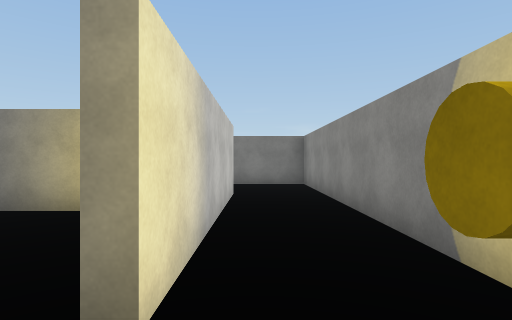
View 1 (above)

23 first-person views from a walk through a scene from a Unity 3-D project. The camera is 1.5 m above the floor, looks level and sees 80° across. The floor is counted in squares, 2 m on a side. Each view is taken from the middle of a square. On the plan, view 1 faces up. The plan holds only what a view shows up to about 10 squares ahead; the rest is blank. The player is left out. Surface patterns are stand-ins for the level's own textures.

View 2
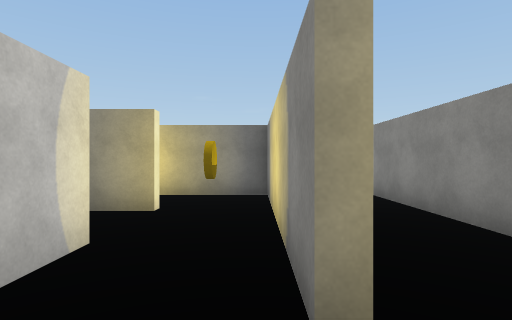

View 3
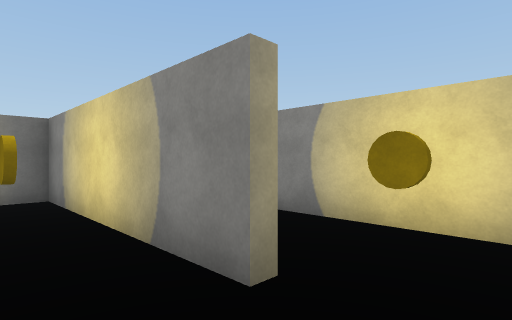

View 4
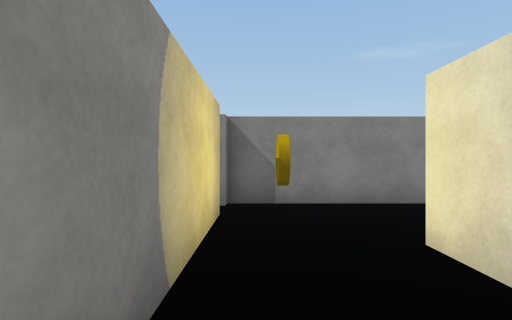

View 5
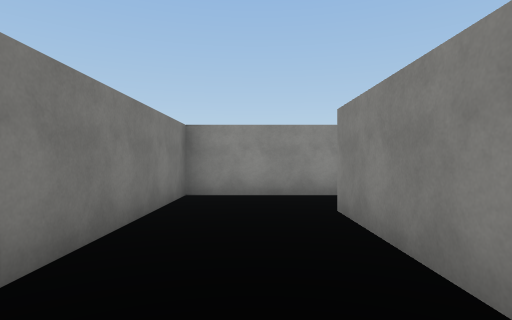

View 6
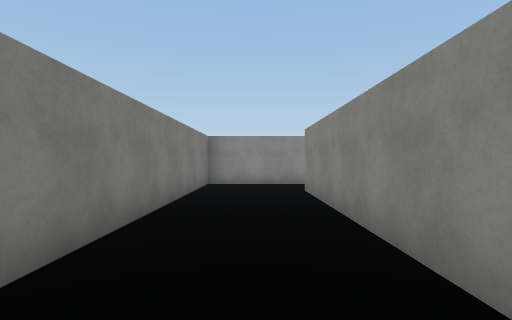

View 7
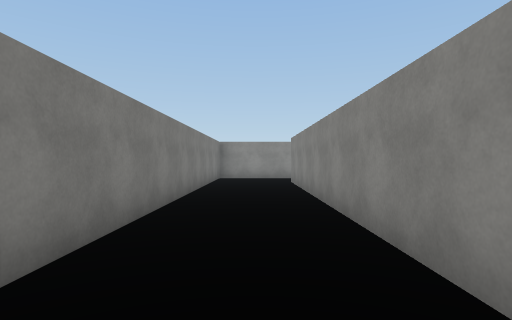

View 8
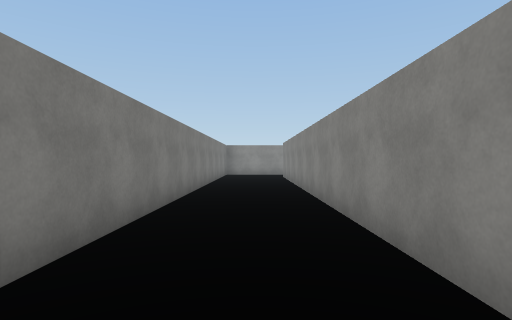

View 9
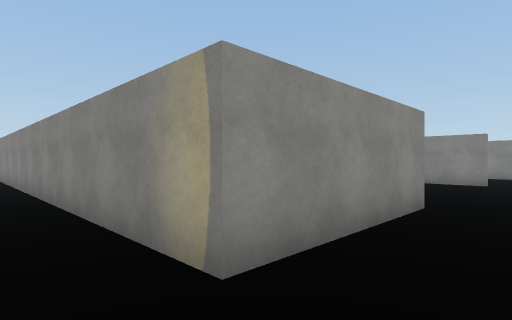

View 10
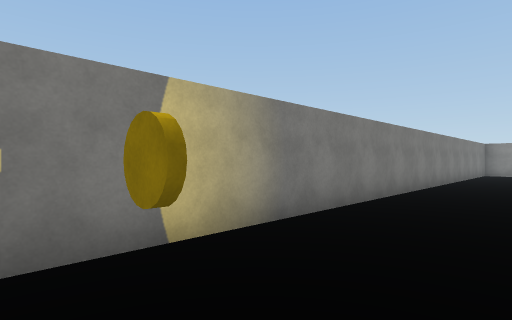

View 11
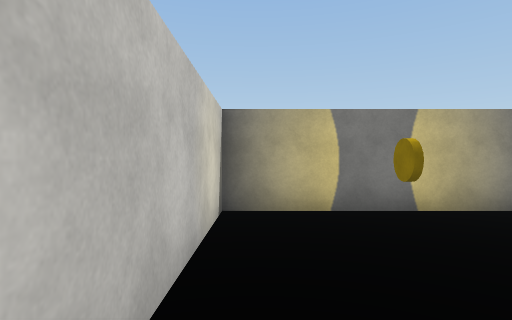

View 12
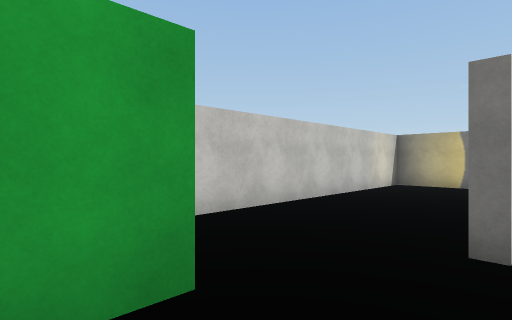

View 13
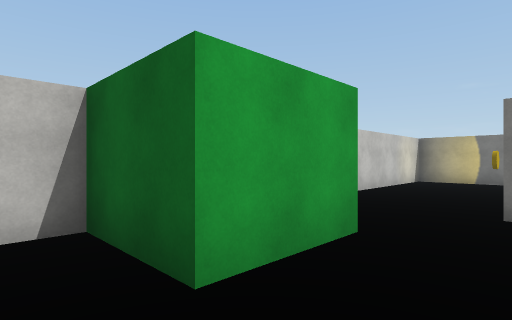

View 14
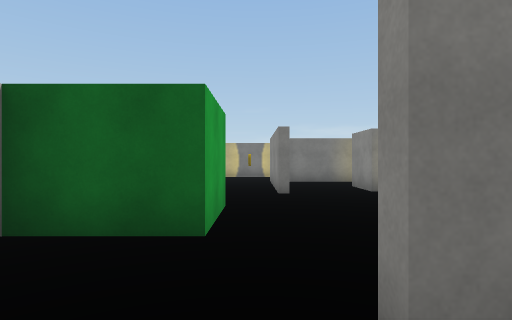

View 15
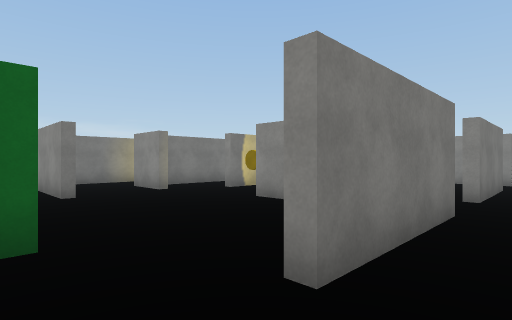

View 16
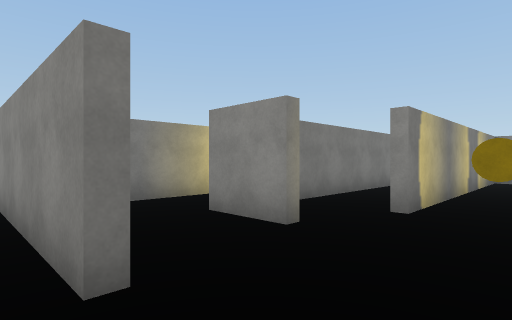

View 17
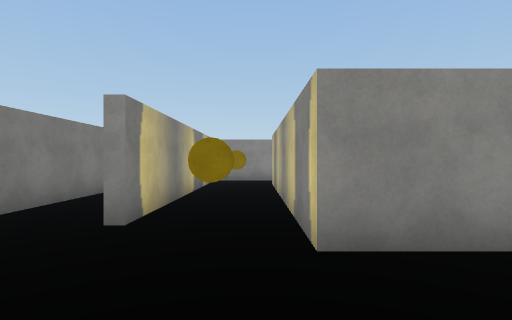

View 18
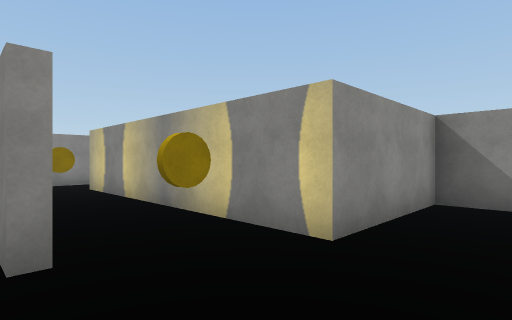

View 19
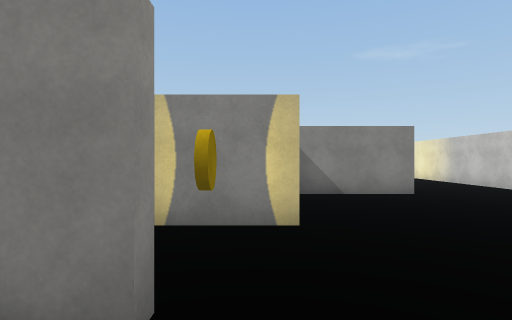

View 20
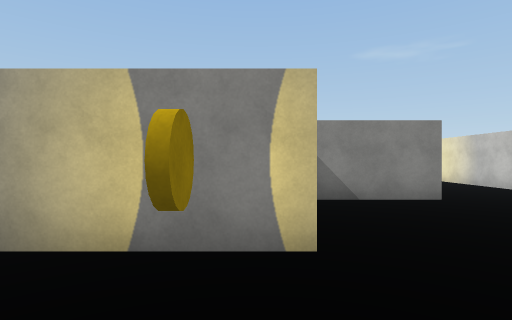

View 21
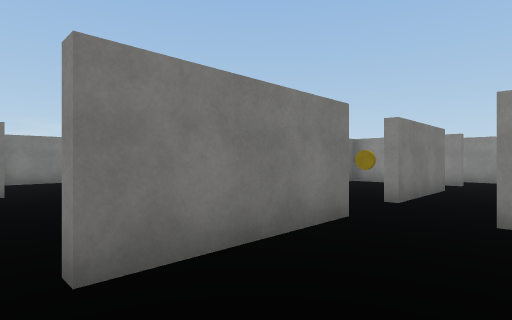

View 22
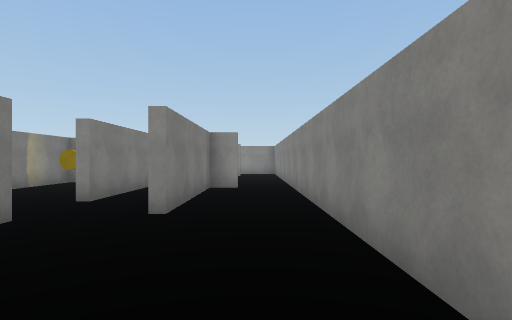

View 23
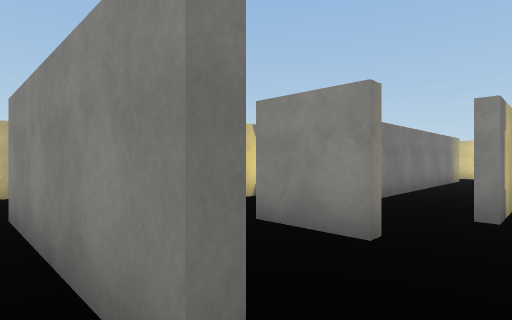

### Floor plan
Key: @ floor where view 1 was taken; # wall or solid block; . floor; O other object.
Columns run from 18 left of view 1 to 2 right of it. Each row starts with its distance up from view 1.
 10 #####################
  9 #..O.. .............#
  8 #....  .............#
  7 #...##############..#
  6 #...#...       ..#..#
  5 #...#.##########.# .#
  4 #...#.#.........O# .#
  3 #...#...######## #  #
  2 # .....O....O..# #  #
  1   #.....  .....# . O#
  0   #....#######.#..@ #
 -1 ###....#..O..#  #####
 -2 #......#.....#
 -3 #...####.###...#
 -4 #....   .......#
 -5 #...    ####
 -6 #...     .....
 -7 #.  ##########

Positions as (right, up) in squares from view 1, and headings:
1: (0, 0), facing up
2: (-1, 0), facing up
3: (-2, 0), facing up-right
4: (1, 4), facing down
5: (-5, 8), facing right
6: (-8, 8), facing right
7: (-11, 8), facing right
8: (-14, 8), facing right
9: (-16, 8), facing down-right
10: (-16, 7), facing up-right
11: (-17, 5), facing up
12: (-14, 0), facing up-left
13: (-14, -2), facing up-left
14: (-15, -4), facing up
15: (-16, -4), facing up-right
16: (-15, 1), facing up-right
17: (-14, 1), facing right
18: (-13, 3), facing down-right
19: (-11, 4), facing down
20: (-11, 3), facing down
21: (-15, -5), facing up-right
22: (-15, -6), facing right
23: (-15, 2), facing up-right
